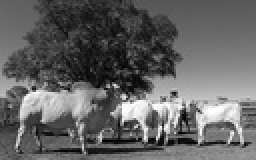
%> input picture projects/T2_m/imgs/mooon.jpg, 128 x 80 px, shrunk from 462 x 289 before the run (shown 2 times larger)
$ octave --eval "result = equalizacao('imgs/mooon.jpg');"   (GNU Octave 9; MATLAB toolbox functions it lacks are replaced by stand-ins)
%> lines starting %> are read from the running program, lines starting %| are printed output that depends on the picture
### projects/T2_m/rgbtogray.m
function out = rgbtogray(data)

    [row col ch] = size(data);

    if ch == 1
        out  = data;
    elseif ch == 3
        out = data(:,:,3);
    end
    imwrite(out, 'imgGray.jpg');
end

### projects/T2_m/histograma.m
function [Lmin, Lmax, L, freq] = histograma(entrada)
    img = imread(entrada);
    imgGray = rgbtogray(img);
    h = imgGray;
    [row,col] = size(h);

    freq = zeros(1,256); %array que contera a frequencia de ocorrencia de cada valor de pixel
    n = 0:255; %possiveis valores para os pixels
    cont = 0; %contador para armazenar a frequencia de ocorrencia dos pixels
    Lmax = max(h(:)); %maior valor de pixel
    Lmin = min(h(:)); %menor valor de pixel
    L = 256; %numero total de possiveis valores

    for z = 1:256
        for i = 1:row
            for j = 1:col
                if h(i,j) == z - 1
                    cont = cont + 1;
                end
            end
        end
                freq(z) = cont;
                cont=0;
    end
    disp(freq') %imprime no terminal os valores de t, em forma de linhas

    stem(n,freq);
    grid on;
    ylabel('num de ocorrencia dos pixels---->');
    xlabel('instensidade do pixel---->');
    title(strcat('HISTOGRAMA DA IMAGEM: ',entrada));
end

### projects/T2_m/equalizacao.m
function out = equalizacao(entrada)
%> called with entrada = 'imgs/mooon.jpg'

    img = imread(entrada);
%> img is the input picture: size 80x128 uint8; min 0, max 255, mean 99.8
    imgGray = rgbtogray(img);
    [row, col] = size(imgGray);
%> row = 80; col = 128
    nPixels = row*col;
%> nPixels = 10240
    imwrite(imgGray, 'imgGray_eq.jpg');
    imgEq = uint8(zeros(row,col));

    somatorio = zeros(256,1);

    eqVal = zeros(256,1);

    soma = 0;

    [~,~,L,mfreq] = histograma('imgGray_eq.jpg');
%> in histograma, `Lmax = max(h(:));`: Lmax = 255
%> in histograma, `Lmin = min(h(:));`: Lmin = 0
%> after the loop in histograma, `for z = 1:256`: freq = 256 values, max 110 at index 89, min 3 at index 2, mean 40
%> (printed output is left out)
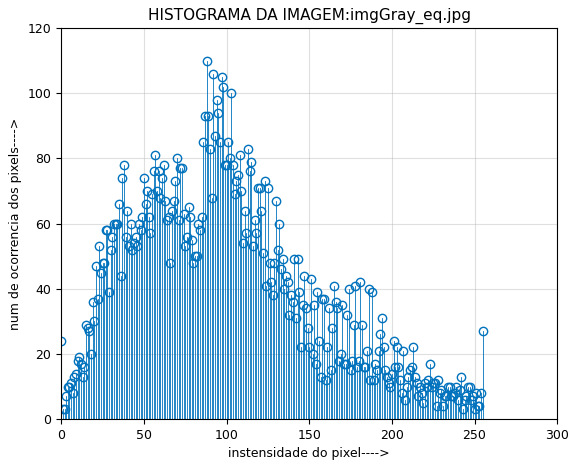
%> figure redrawn from the program's plot data; highest point at x = 88, y = 110
%> L = 256; mfreq has the same summary as freq in histograma
    myFreq = mfreq';
%> myFreq has the same summary as freq in histograma

    for i = 1:size(myFreq)
        soma = soma + myFreq(i);
        somatorio(i) = soma;
        eqVal(i) = round((somatorio(i)/nPixels)*(L-1));
    end
%> this loop made 256 passes
%> soma on passes 1 to 3: 24, 27, 30
%> after the loop, eqVal = 256 values from 1 to 255; soma = 10240; somatorio = 256 values from 24 to 10240

  for i=1:row
        for j=1:col
                imgEq(i,j) = eqVal(imgGray(i,j) + 1); % +1 pois terao valores iguais a 0
        end
  end
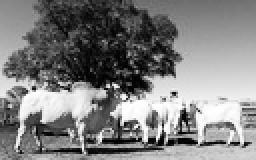
%> imgEq: size 80x128 uint8 (shown 2 times larger); min 1, max 254, mean 128.2
out = imgEq;
    %salvando imagens para plotar histograma
    imwrite(imgEq, 'imgEq.jpg');
    %plotar img cinza e equalizada
    subplot(2,2,1);
    imshow(imgGray);
    title('imgGray');
    subplot(2,2,2);
    imshow(imgEq);
    title('imgEq');
    %plotar histogramas cinza e expandido
    subplot(2,2,3);
    histograma('imgGray_eq.jpg');
%> (printed output is left out)
    title('Hist. imgGray');
    subplot(2,2,4);
    histograma('imgEq.jpg');
%> (printed output is left out)
%> `result = equalizacao('imgs/mooon.jpg');`:
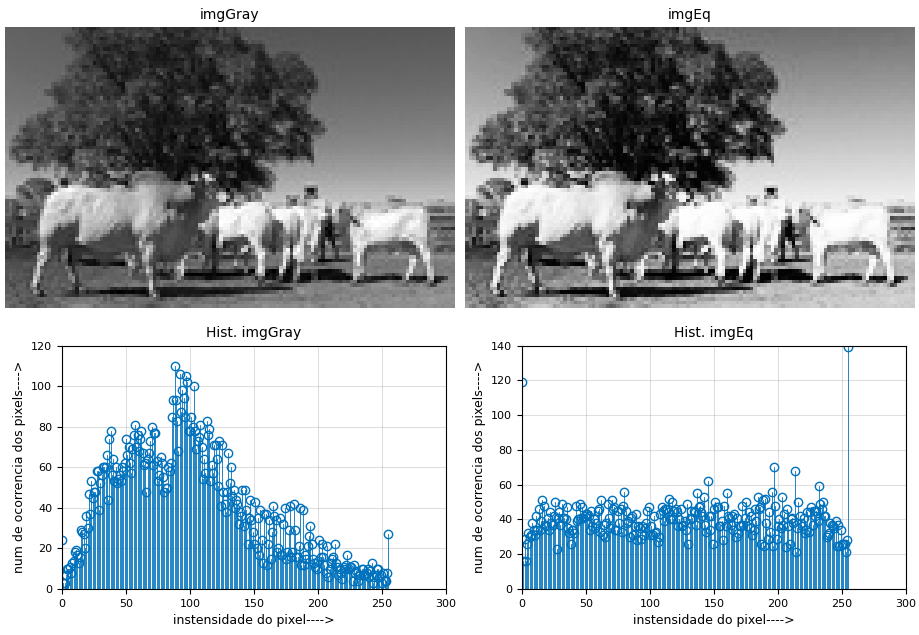
%> figure redrawn from the program's plot data, 4 panels
    title('Hist. imgEq');
end
